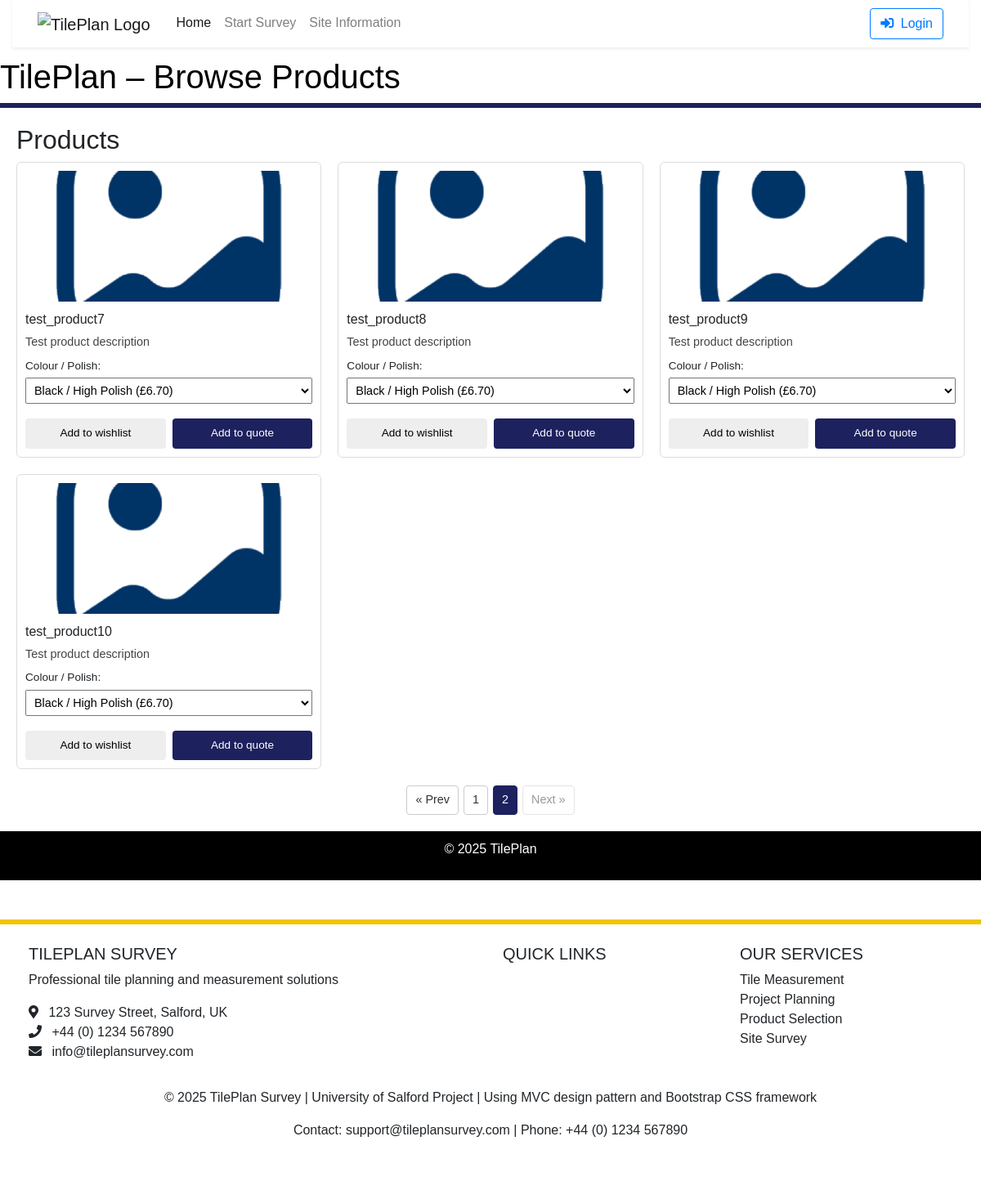
/browse.php?page=2, run on an earlier commit of the app's database.
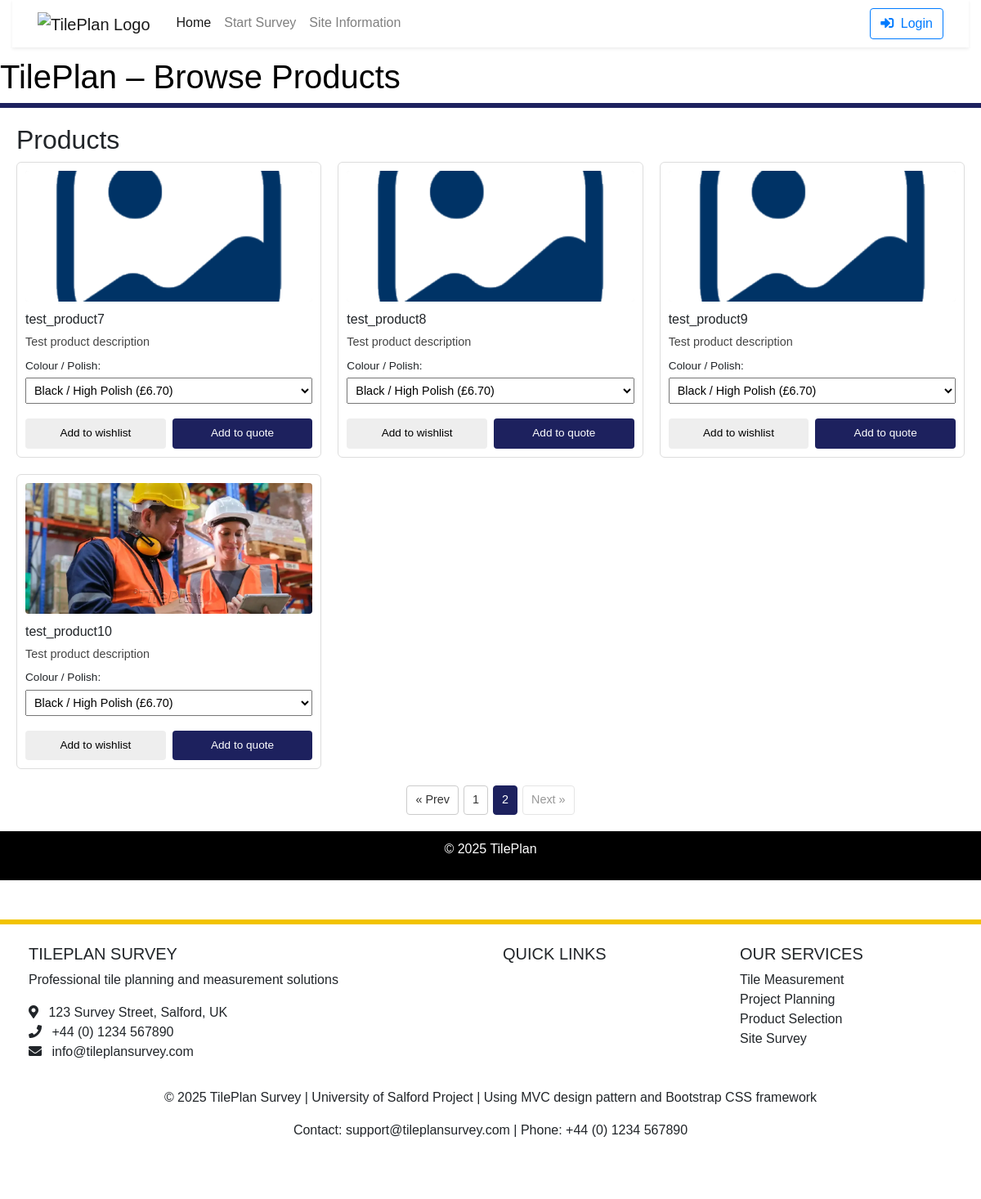
And on a later commit of the database.
### tables this page shows
CREATE TABLE "products" (
                              id               INTEGER PRIMARY KEY AUTOINCREMENT,
                              sku              TEXT UNIQUE,
                              name             TEXT NOT NULL,
                              category         TEXT NOT NULL CHECK (category IN ('tile','trim','consumable','delivery','labour','other')),
                              description      TEXT NOT NULL DEFAULT 'Lorem ipsum dolor sit amet, consectetur adipiscing elit.',
                              thumbnail_url    TEXT,
                              colour           TEXT,
                              unit             TEXT NOT NULL DEFAULT 'unit',
                              price_per_unit   NUMERIC NOT NULL DEFAULT 0.00,
                              tile_length_mm   INTEGER,
                              tile_width_mm    INTEGER,
                              is_active        INTEGER NOT NULL DEFAULT 1 CHECK (is_active IN (0,1)),
                              created_at       TEXT NOT NULL DEFAULT (CURRENT_TIMESTAMP),
                              updated_at       TEXT NOT NULL DEFAULT (CURRENT_TIMESTAMP),
                              product_type     TEXT,
                              short_description TEXT
);

### browse.php (called while the page is built, shortened)
<?php
$view = new stdClass();
$view->username = null;
$view->isLogged = false;
$dbPath = __DIR__ . '/database.sqlite';
try {
    $pdo = new PDO('sqlite:' . $dbPath);
    $pdo->setAttribute(PDO::ATTR_ERRMODE, PDO::ERRMODE_EXCEPTION);
} catch (PDOException $e) {
    die('DB connection failed: ' . htmlspecialchars($e->getMessage()));
}
$itemsPerPage = 9;
$page = isset($_GET['page']) ? max(1, (int)$_GET['page']) : 1;
$offset = ($page - 1) * $itemsPerPage;
$totalStmt = $pdo->query("SELECT COUNT(*) FROM products WHERE category = 'tile'");
$view->totalProducts = (int)$totalStmt->fetchColumn();
$view->totalPages = max(1, (int)ceil($view->totalProducts / $itemsPerPage));
$view->page = $page;
$productStmt = $pdo->prepare("
    SELECT id, name, description, thumbnail_url
    FROM products
    WHERE category = 'tile'
    ORDER BY id
    LIMIT :limit OFFSET :offset
");
$productStmt->bindValue(':limit', $itemsPerPage, PDO::PARAM_INT);
$productStmt->bindValue(':offset', $offset, PDO::PARAM_INT);
$productStmt->execute();
$products = $productStmt->fetchAll(PDO::FETCH_ASSOC);
$variantsByProduct = [];
if (!empty($products)) {
    $productIds = array_column($products, 'id');
    $placeholders = implode(',', array_fill(0, count($productIds), '?'));
    $variantStmt = $pdo->prepare("
        SELECT id, product_id, colour, polish, price_trade
        FROM product_variants
        WHERE product_id IN ($placeholders)
          AND is_active = 1
        ORDER BY colour, polish
    ");
    foreach ($productIds as $i => $pid) {
        $variantStmt->bindValue($i + 1, $pid, PDO::PARAM_INT);
    }
    $variantStmt->execute();
    $variants = $variantStmt->fetchAll(PDO::FETCH_ASSOC);
    foreach ($variants as $variant) {
        $pid = $variant['product_id'];
        if (!isset($variantsByProduct[$pid])) {
            $variantsByProduct[$pid] = [];
        }
        $variantsByProduct[$pid][] = $variant;
    }
}
$view->tiles = [];
foreach ($products as $product) {
    $pid = $product['id'];
    $product['variants'] = $variantsByProduct[$pid] ?? [];
    $view->tiles[] = $product;
}
require_once __DIR__ . "/Views/browse.phtml";

### Views/browse.phtml (the view, shortened to what this page needs)
<!DOCTYPE html>
<html lang="en">
<?php
require ("Views/template/header.phtml");
?>
<head>
    <link rel="stylesheet" href="../my-style.css">
</head>
<body>
<div id="title">
    <h1>TilePlan – Browse Products</h1>
</div>
<div id="content">
    <h2>Products</h2>
    <?php if (empty($view->tiles)): ?>
        <p>No products found.</p>
    <?php else: ?>
        <div class="product-grid">
            <?php foreach ($view->tiles as $tile): ?>
                <?php
                $img = $tile['thumbnail_url'] ?: '\images\placeholder_image.png';
                $variants = $tile['variants'];
                ?>
                <div class="product-card">
                    <img src="<?php echo htmlspecialchars($img); ?>" alt="Product image">
                    <h3><?php echo htmlspecialchars($tile['name']); ?></h3>
                    <p><?php echo htmlspecialchars($tile['description']); ?></p>
                    <?php if (!empty($variants)): ?>
                        <label>
                            <span class="variant-label">Colour / Polish:</span>
                            <select class="variant-select">
                                <?php foreach ($variants as $variant): ?>
                                    <?php
                                    $colour = $variant['colour'] ?: 'Unknown colour';
                                    $polish = $variant['polish'] ?: 'Standard';
                                    $price  = $variant['price_trade'];
                                    $label  = $colour . ' / ' . $polish . ' (£' . number_format($price, 2) . ')';
                                    ?>
                                    <option value="<?php echo (int)$variant['id']; ?>">
                                        <?php echo htmlspecialchars($label); ?>
                                    </option>
                                <?php endforeach; ?>
                            </select>
                        </label>
                    <?php else: ?>
                        <p><em>No variants available</em></p>
                    <?php endif; ?>
                    <div class="product-card-buttons">
                        <button type="button" class="btn-wishlist">
                            Add to wishlist
                        </button>
                        <button type="button" class="btn-quote">
                            Add to quote
                        </button>
                    </div>
                </div>
            <?php endforeach; ?>
        </div>
        <div class="pagination">
            <?php if ($view->page > 1): ?>
                <a href="?page=<?php echo $view->page - 1; ?>">&laquo; Prev</a>
            <?php else: ?>
                <span class="disabled">&laquo; Prev</span>
            <?php endif; ?>
            <?php for ($p = 1; $p <= $view->totalPages; $p++): ?>
                <?php if ($p == $view->page): ?>
                    <span class="current"><?php echo $p; ?></span>
                <?php else: ?>
                    <a href="?page=<?php echo $p; ?>"><?php echo $p; ?></a>
                <?php endif; ?>
            <?php endfor; ?>
            <?php if ($view->page < $view->totalPages): ?>
                <a href="?page=<?php echo $view->page + 1; ?>">Next &raquo;</a>
            <?php else: ?>
                <span class="disabled">Next &raquo;</span>
            <?php endif; ?>
        </div>
    <?php endif; ?>
</div>
<div id="footer">
    <p>&copy; <?php echo date('Y'); ?> TilePlan</p>
</div>
</body>
<?php require ("Views/template/footer.phtml");?>
</html>

### Views/template/header.phtml (shortened to what this page needs)
<!doctype html>
<html lang="en">
<head>
    <link href="/Views/css/bootstrap.css" rel="stylesheet">
    <link href="/Views/css/bootstrap-theme.css" rel="stylesheet">
    <link href="/Views/css/my-style.css" rel="stylesheet">
    <link rel="stylesheet" href="https://cdnjs.cloudflare.com/ajax/libs/font-awesome/5.15.4/css/all.min.css">
</head>
<body role="document">
<div class="container-fluid">
    <nav class="navbar navbar-expand-lg navbar-light bg-white shadow-sm">
        <div class="container">
            <div class="navbar-nav mr-auto">
                <a class="navbar-brand mr-4" href=../../index.php?page=home">
                    <img src="images/logo-image/TilePlan.png" alt="TilePlan Logo" class="navbar-logo">
                </a>
                <a class="nav-link active" href="../../index.php?page=home">Home <span class="sr-only">(current)</span></a>
                <a class="nav-link" href="page1.php">Start Survey</a>
                <a class="nav-link" href="page2.php">Site Information</a>
            </div>
            <div class="navbar-nav ml-auto">
                <a class="btn btn-outline-primary" href="/Login.php">
                    <i class="fas fa-sign-in-alt mr-1"></i> Login
                </a>
            </div>
        </div>
    </nav>
</div>

### Views/template/footer.phtml (shortened to what this page needs)
<footer class="page-footer font-small footer-blue pt-4 mt-5">
    <div class="container-fluid text-center text-md-left">
        <div class="row">
            <div class="col-md-6 mt-md-0 mt-3">
                <h5 class="text-uppercase">TilePlan Survey</h5>
                <p>Professional tile planning and measurement solutions</p>
                <ul class="list-unstyled">
                    <li><i class="fas fa-map-marker-alt mr-2"></i> 123 Survey Street, Salford, UK</li>
                    <li><i class="fas fa-phone mr-2"></i> +44 (0) 1234 567890</li>
                    <li><i class="fas fa-envelope mr-2"></i> info@tileplansurvey.com</li>
                </ul>
            </div>
            <div class="col-md-3 mb-md-0 mb-3">
                <h5 class="text-uppercase">Quick Links</h5>
                <ul class="list-unstyled">
                    <li><a href="#!" class="text-white">Home</a></li>
                    <li><a href="#!" class="text-white">Start Survey</a></li>
                    <li><a href="#!" class="text-white">Site Information</a></li>
                    <li><a href="#!" class="text-white">Login</a></li>
                </ul>
            </div>
            <div class="col-md-3 mb-md-0 mb-3">
                <h5 class="text-uppercase">Our Services</h5>
                <ul class="list-unstyled">
                    <li>Tile Measurement</li>
                    <li>Project Planning</li>
                    <li>Product Selection</li>
                    <li>Site Survey</li>
                </ul>
            </div>
        </div>
    </div>
    <div class="footer-copyright text-center py-3">
        <p>© 2025 TilePlan Survey | University of Salford Project |
            Using MVC design pattern and Bootstrap CSS framework</p>
        <p>Contact: support@tileplansurvey.com | Phone: +44 (0) 1234 567890</p>
    </div>
</footer>
</body>
</html>

### Views/css/my-style.css (style rules this page uses)
body { margin: 0; font-family: Arial, sans-serif; }
#title { margin-top: 12px; background-color: #fff; color: #000; }
#content { background-color: #fff; border-top: solid 6px #1b75bc; }
#footer { margin_top: 20px; text-align: center; background-color: #003049; color: #fff; }
footer { background: #ffffff; padding: 40px 20px; text-align: center; border-top: 6px solid #f2c300; position: relative; }
#content { background-color: #fff; border-top: solid 6px #1D215E; padding: 20px; min-height: 400px; }
#footer { margin_top: 20px; text-align: center; background-color: #000; color: #fff; padding: 10px; }
.product-grid { display: grid; grid-template-columns: repeat(3, minmax(0, 1fr)); gap: 20px; }
.product-card { border: 1px solid #ddd; border-radius: 6px; padding: 10px; background-color: #fff; display: flex; flex-direction: column; }
.product-card img { width: 100%; height: 160px; object-fit: cover; border-radius: 4px; margin-bottom: 8px; background-color: #f5f5f5; }
.product-card h3 { margin: 4px 0; font-size: 1rem; }
.product-card p { margin: 4px 0 8px; font-size: 0.9rem; color: #444; }
.variant-label { display: block; font-size: 0.85rem; margin-bottom: 4px; }
.variant-select { width: 100%; padding: 6px; font-size: 0.9rem; margin-bottom: 10px; }
.product-card-buttons { margin-top: auto; display: flex; gap: 8px; }
.product-card-buttons button { flex: 1; padding: 8px; font-size: 0.85rem; border-radius: 4px; border: none; cursor: pointer; }
.btn-wishlist { background-color: #eee; color: #000; }
.btn-quote { background-color: #1D215E; color: #fff; }
.pagination { margin-top: 20px; display: flex; gap: 6px; justify-content: center; font-size: 0.9rem; }
.pagination a, .pagination span { padding: 6px 10px; border-radius: 4px; border: 1px solid #ccc; text-decoration: none; color: #333; background-color: #fff; }
.pagination .current { background-color: #1D215E; color: #fff; border-color: #1D215E; }
.pagination .disabled { opacity: 0.5; pointer-events: none; }

What changed in the data, as far as the page shows it:
changed products "test_product10": thumbnail_url: picture added in place of a placeholder
